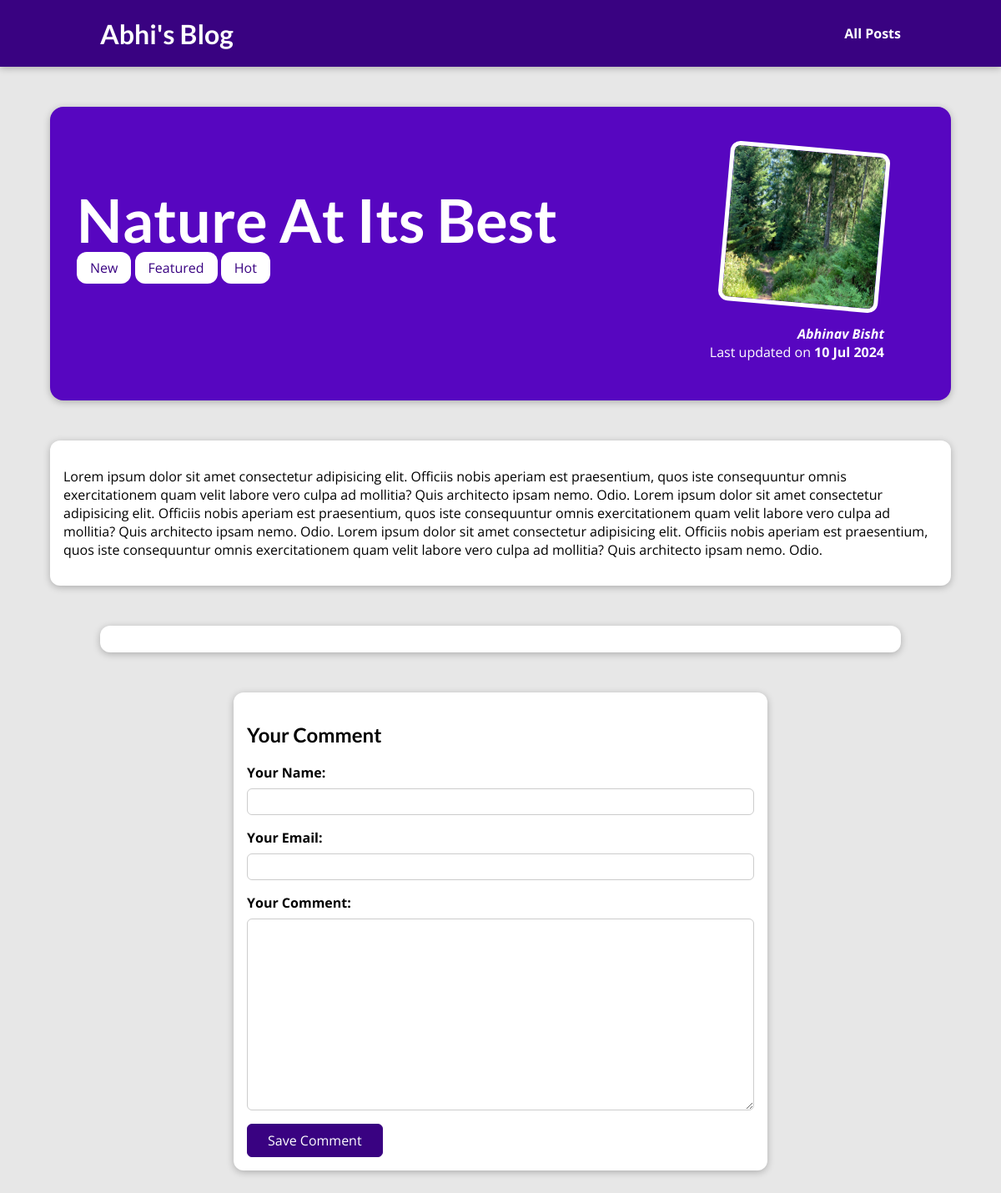
The page /posts/nature-at-its-best on the database its author committed.
### blog/models.py (models this page shows, shortened)
class Post(models.Model):
    title = models.CharField(max_length=150)
    excerpt = models.CharField(max_length=200)
    image = models.ImageField(upload_to="posts", null=True)
    date = models.DateField(auto_now=True)
    slug = models.SlugField(unique=True, db_index=True)
    content = models.TextField(validators=[MinLengthValidator(10)])
    author = models.ForeignKey(Author, on_delete=models.SET_NULL, null=True, related_name="posts")
    tags = models.ManyToManyField(Tag)

class Tag(models.Model):
    caption = models.CharField(max_length=20)

class Author(models.Model):
    first_name = models.CharField(max_length=100)
    last_name = models.CharField(max_length=100)
    email_address = models.EmailField()
    def full_name(self):
        return f"{self.first_name} {self.last_name}"
    def __str__(self):
        return self.full_name()

### blog/views.py (the view, shortened to what this page needs)
# urls.py: path("posts/<slug:slug>", views.SinglePostView.as_view(),
class SinglePostView(View):
    def get(self, request, slug):
        post = Post.objects.get(slug=slug)
        context = {
          "post": post,
          "post_tags": post.tags.all(),
          "comment_form": CommentForm(),
          "comments":post.comments.all().order_by("-id")
        }
        return render(request, "blog/post-detail.html", context)

### blog/forms.py
class CommentForm(forms.ModelForm):
    class Meta:
        model = Comment
        exclude = ["post"]
        labels = {
            "user_name": "Your Name",
            "user_email": "Your Email",
            "text": "Your Comment"
        }

### blog/templates/blog/post-detail.html (shortened to what this page needs)
{% extends 'base.html' %}
{% load static %}
{% block css_files %}
    <link rel="stylesheet" href="{% static 'blog/post-detail.css' %}" />
{% endblock %}
{% block content %}
    <section id="summary">
        <h2>{{post.title}}</h2>
        <div>
          {% for tag in post_tags %}
            <span class="tag">{{ tag.caption }}</span>
          {% endfor %}
        </div>
        <article>
            <img src="{{ post.image.url }}" alt="{{post.title}}" />
            <address>{{post.author}}</address>
            <div>
                Last updated on <time>{{post.date|date:'d M Y'}}</time>
            </div>
        </article>
    </section>
<main>
    {{post.content|linebreaks}}
</main>
<section id="comments">
</section>
<section id="comment-form">
    <h2>Your Comment</h2>
    <form action="{% url 'post-detail-page' post.slug %}" method="POST">
        {% for form_field in comment_form %}
         <div class="form-control">
            {{ form_field.label_tag }}
            {{ form_field }}
         </div>
        {% endfor %}
        <button>Save Comment</button>
    </form>
</section>
{% endblock content %}

### static/app.css (style rules this page uses)
* { box-sizing: border-box; }
html { font-family: 'Open Sans', 'Lato', sans-serif; }
body { margin: 0; }
h1, h2, h3 { font-family: 'Lato', sans-serif; font-weight: bold; }

### blog/static/blog/post-detail.css (style rules this page uses)
body { background-color: #e7e7e7; }
#summary { margin: 8rem auto 3rem auto; padding: 2rem; width: 90%; max-width: 90rem; border-radius: 16px; background-color: #5706c0; position: relative; box-shadow: 0 2px 8px rgba(0, 0, 0, 0.25); height: 22rem; }
#summary h2 { color: white; font-size: 4.5rem; margin-bottom: 0.25rem; }
#summary article { position: absolute; top: 2rem; right: 3rem; padding: 1rem 2rem; border-radius: 12px; text-align: right; color: white; }
#summary article img { width: 12rem; height: 12rem; border-radius: 12px; transform: rotateZ(5deg); border: 5px solid white; margin-bottom: 1rem; }
#summary address { font-weight: bold; }
#summary time { font-weight: bold; }
main { width: 90%; max-width: 90rem; margin: 3rem auto; background-color: white; padding: 1rem; border-radius: 12px; box-shadow: 0 2px 8px rgba(0, 0, 0, 0.25); }
.tag { background-color: white; color: #390281; padding: 0.5rem 1rem; border-radius: 12px; }
#comment-form { margin: 3rem auto; width: 90%; max-width: 40rem; border-radius: 12px; background-color: white; box-shadow: 0 2px 8px rgba(0, 0, 0, 0.25); padding: 1rem; }
#comment-form button { font: inherit; background-color: #390281; color: white; border: 1px solid #390281; padding: 0.5rem 1.5rem; border-radius: 6px; }
.form-control { margin-bottom: 1rem; }
.form-control label { font-weight: bold; margin-bottom: 0.5rem; display: block; }
.form-control input, .form-control textarea { display: block; width: 100%; font: inherit; padding: 0.25rem; border-radius: 6px; border: 1px solid #ccc; }
#comments { margin: 3rem auto; width: 90%; max-width: 60rem; border-radius: 12px; background-color: white; box-shadow: 0 2px 8px rgba(0, 0, 0, 0.25); padding: 1rem 2rem; }

### rows shown on the page
Post: title "Nature At Its Best", image (picture), author "Abhinav Bisht", date "10 Jul 2024", content "Lorem ipsum dolor sit amet consectetur adipisicing elit. Officiis nobis aperiam est praesentium, quos iste consequuntur omnis exercitationem quam velit labore vero culpa ad mollitia? Quis architecto ipsam nemo. Odio. Lorem ipsum dolor sit amet consectetur adipisicing elit. Officiis nobis aperiam est praesentium, quos iste consequuntur omnis exercitationem quam velit labore vero culpa ad mollitia? Quis architecto ipsam nemo. Odio. Lorem ipsum dolor sit amet consectetur adipisicing elit. Officiis nobis aperiam est praesentium, quos iste consequuntur omnis exercitationem quam velit labore vero culpa ad mollitia? Quis architecto ipsam nemo. Odio."
Tag: caption "New"
Tag: caption "Featured"
Tag: caption "Hot"
